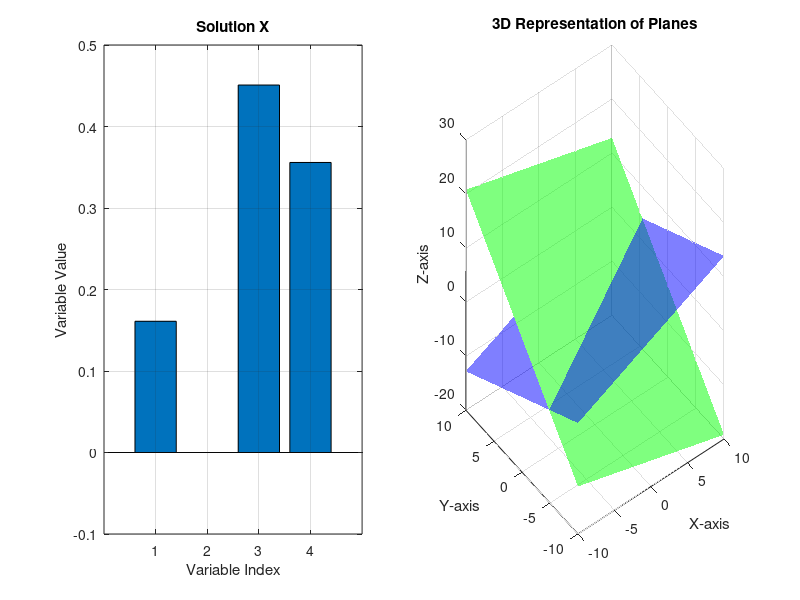

Write the MATLAB code that produced this figure.
% The Matrix form must be in Ax = b
% A = input('Enter the coefficient matrix A : \n');
% B = input('Enter the RHS of the system: ');

A = [8,6,0;2,-8,5;-10,10,15];
B = [2;4;8];

% Augment A with B
augmented_matrix = [A, B];

% Perform LU decomposition with partial pivoting
[L, U, P] = lu(augmented_matrix);

disp('The lower triangular matrix L is:');
disp(L);
disp('The upper triangular matrix U is:');
disp(U);

% Extract the permuted right-hand side
B_permuted = P * B;

% Solve Ly = B_permuted for y
y = L \ B_permuted;

% Solve Ux = y for x
x = U \ y;

disp('The required Solution X is in LU decomposition:');
disp(x);

% Plot the solution using a bar plot
figure;
subplot(1, 2, 1);
bar(x);
title('Solution X');
xlabel('Variable Index');
ylabel('Variable Value');
grid on;

% Create 3D plot representing the planes defined by the equations
subplot(1, 2, 2);
[x_mesh, y_mesh] = meshgrid(-10:0.1:10, -10:0.1:10);

% Calculate z values based on the equations
z1 = (B(1) - A(1, 1) * x_mesh - A(1, 2) * y_mesh) / A(1, 3);
z2 = (B(2) - A(2, 1) * x_mesh - A(2, 2) * y_mesh) / A(2, 3);
z3 = (B(3) - A(3, 1) * x_mesh - A(3, 2) * y_mesh) / A(3, 3);


% Plot the planes
surf(x_mesh, y_mesh, z1, 'FaceAlpha', 0.5, 'EdgeColor', 'none', 'FaceColor', 'r');
hold on;
surf(x_mesh, y_mesh, z2, 'FaceAlpha', 0.5, 'EdgeColor', 'none', 'FaceColor', 'g');
surf(x_mesh, y_mesh, z3, 'FaceAlpha', 0.5, 'EdgeColor', 'none', 'FaceColor', 'b');

title('3D Representation of Planes');
xlabel('X-axis');
ylabel('Y-axis');
zlabel('Z-axis');
grid on;
hold off;